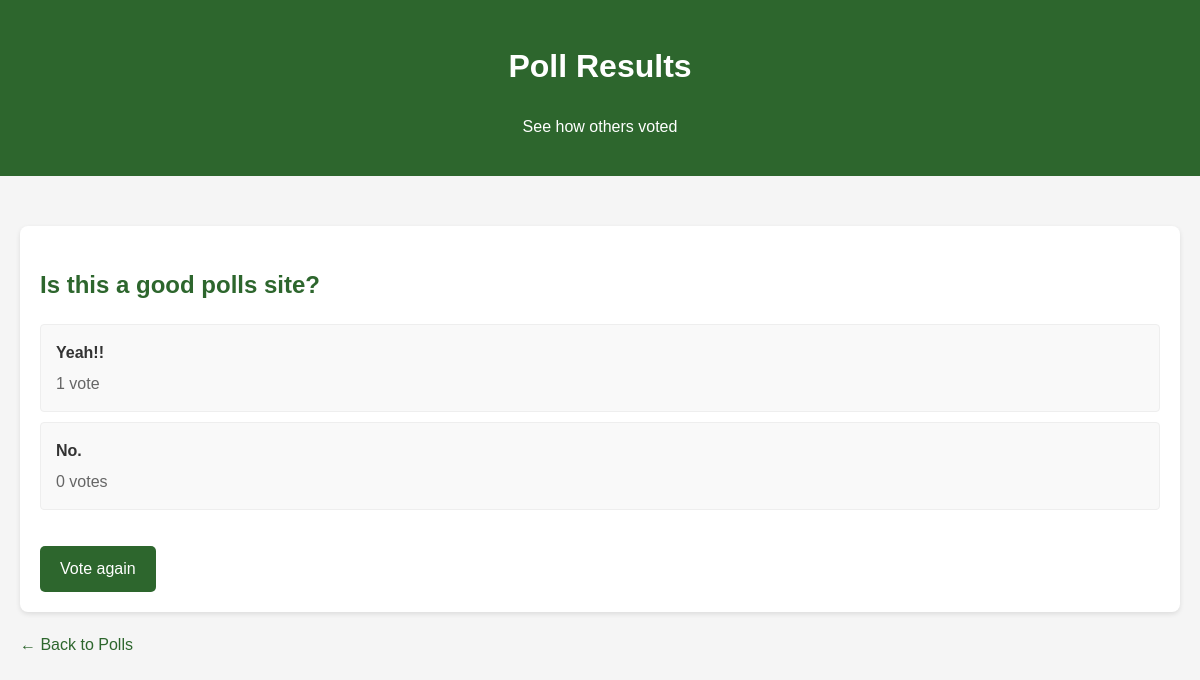
The page /polls/10/results/ on the database as committed earlier.
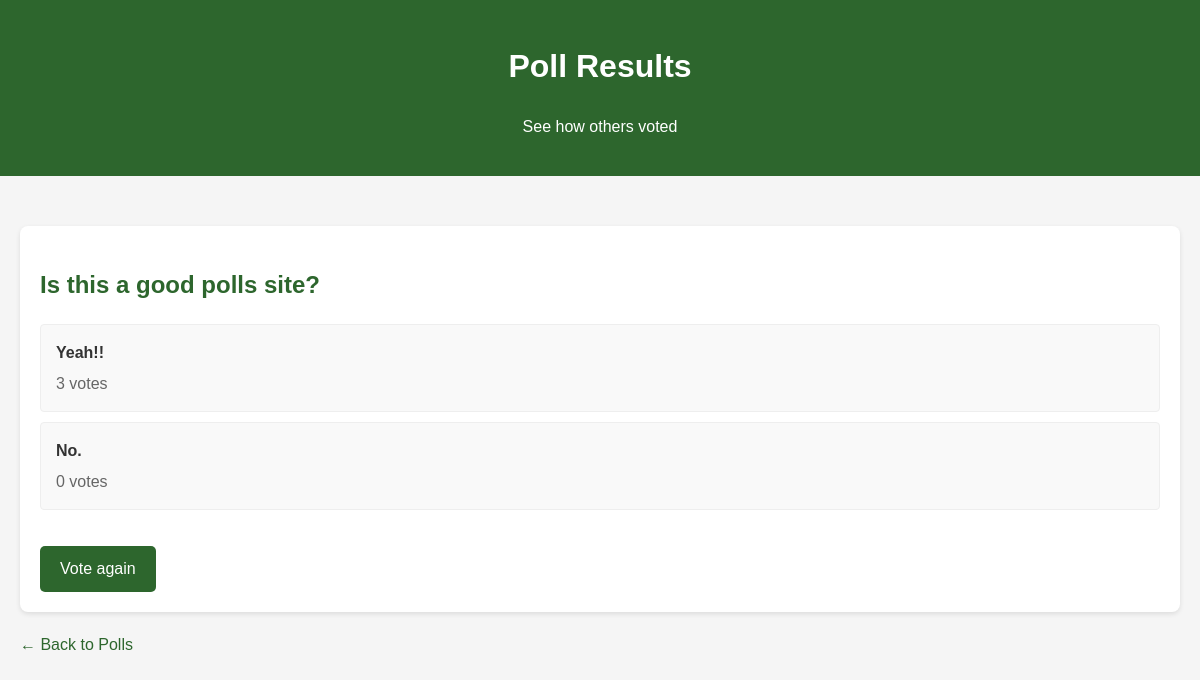
The same page on the database as committed later.
### polls/models.py (models this page shows, shortened)
class Choice(models.Model):
    question = models.ForeignKey(Question, on_delete=models.CASCADE)
    choice_text = models.CharField(max_length=200)
    votes = models.IntegerField(default=0)

### polls/views.py (the view)
# urls.py: path("<int:pk>/results/", views.ResultsView.as_view(), name="results"),
class ResultsView(generic.DetailView):
    model = Question
    template_name = "polls/results.html"

### polls/templates/polls/results.html (shortened to what this page needs)
<!DOCTYPE html>
<html>
<head>
</head>
<body>
    <div class="header">
        <h1>Poll Results</h1>
        <p>See how others voted</p>
    </div>
    <div class="container">
        <div class="results-container">
            <h2 class="poll-question">{{ question.question_text }}</h2>
            <ul class="choice-list">
                {% for choice in question.choice_set.all %}
                    <li class="choice-item">
                        <div class="choice-text">{{ choice.choice_text }}</div>
                        <div class="choice-votes">{{ choice.votes }} vote{{ choice.votes|pluralize }}</div>
                    </li>
                {% endfor %}
            </ul>
            <a href="{% url 'polls:detail' question.id %}" class="vote-again">Vote again</a>
        </div>
        <a href="{% url 'polls:index' %}" class="back-link">← Back to Polls</a>
    </div>
</body>
</html>

Rows that differ between the two databases and show on the page:
changed Choice "Yeah!!": votes "1" → "3"
